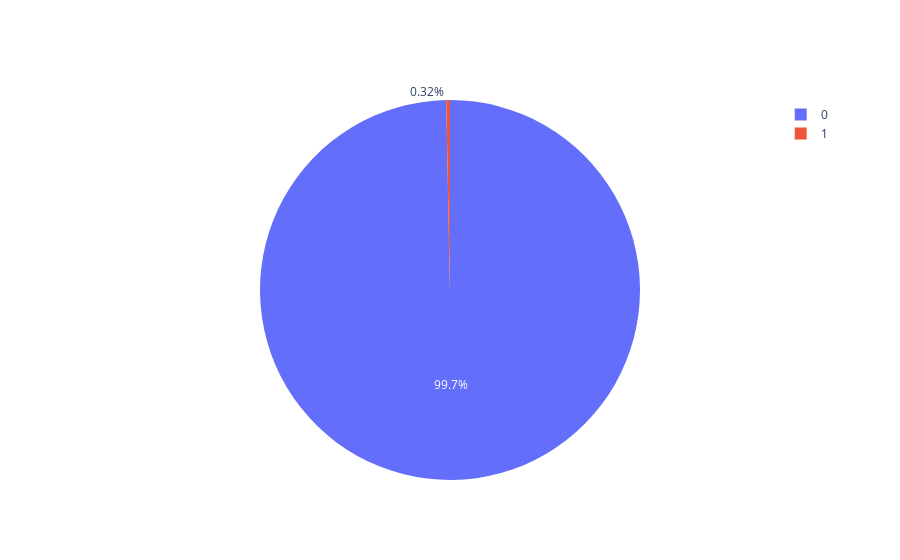

Source (notebook cell):
### Markdown cell above
Question 1

1 what is the Proportion of the Fraud Detection

### Code cell
labels = list(data['is_fraud'].value_counts().index)
values = list(data['is_fraud'].value_counts().values)

fig = go.Figure(data = [go.Pie(labels = labels, values= values)])
fig.show()

### Figure 1 — Plotly figure (JSON) as saved in the notebook; plotly's stock layout.template omitted (floating-point values rounded to 4 significant figures)
{"data": [{"labels": [0, 1], "type": "pie", "values": [9968, 32]}], "layout": {}}
